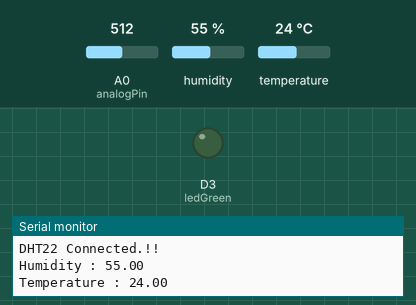
Bench run of a sketch on a simulated ESP8266 (NodeMCU). Parts: output pins drawn as LEDs (lit = HIGH), the last lines printed to the serial monitor. Inputs (shaded band) come from the test bench; at power-on: temperature 24 °C, A0 (analogPin) = 512, humidity 55 %. WiFi joins after 1.5 s; servers stay silent unless stated; not simulated (calls return 0 or success): WiFiClientSecureAxTLS.h.

Above: at 3.0 s.
3.1 s: temperature set to 29.5 °C
7.3 s: temperature set to 30.8 °C
At 11.0 s:
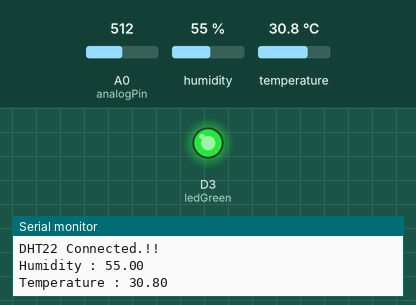
11.3 s: temperature set to 12 °C
At 14.8 s:
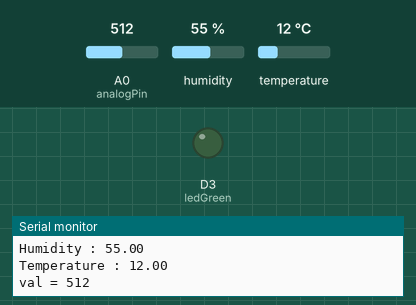
15.3 s: temperature set to 33 °C
At 18.3 s:
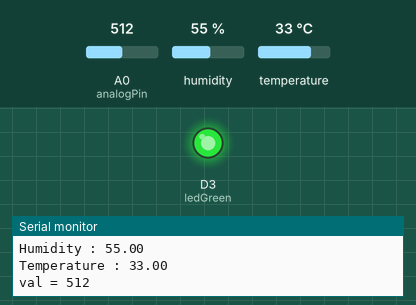
Timing chart, 0 to 19.8 s (numbered marks = the images above; inputs shaded):
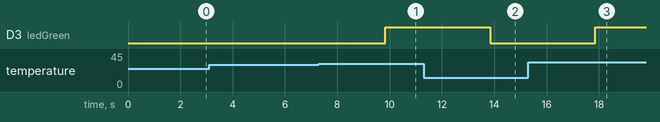

Measured:
- the behaviour switches between 30 and 30.1 °C on temperature (found by bisection; images 0 and 1)
- after the input at 7.3 s, D3 (ledGreen): LOW → HIGH after 2.5 s
- after the input at 11.3 s, D3 (ledGreen): HIGH → LOW after 2.5 s
- after the input at 15.3 s, D3 (ledGreen): LOW → HIGH after 2.6 s

The sketch:

Blynk_Linenotify_DHT_Soil_Moisture_Sensor.ino
```cpp
#define BLYNK_PRINT Serial
#include <ESP8266WiFi.h>
#include <BlynkSimpleEsp8266.h>
#include "DHT.h"
void Line_Notify(String message) ;
#include <WiFiClientSecureAxTLS.h>
char auth[] = "******token blynk*******";
char ssid[] = "*******user wifi****";
char pass[] = "********password wifi **********";

// Line config
#define LINE_TOKEN "****** line token *********"

#define DHTTYPE DHT22
#define DHTPIN D2
DHT dht(DHTPIN, DHTTYPE);

String message = "พบความชื้นในข้าว"; // ArduinoIDE เวอร์ชั่นใหม่ ๆ ใส่ภาษาไทยลงไปได้เลย

WidgetLCD lcd(V2);
BlynkTimer timer;

int ledPin = D0;
int ledPin3 = D1;
int analogPin = A0; //ประกาศตัวแปร ให้ analogPin แทนขา analog ขาที่5
int val = 0;
#define ledGreen D3

void setup() {

 // Debug console
  Serial.begin(9600);

  Blynk.begin(auth,ssid,pass);
  //Blynk.begin(auth, ssid, pass, "prakitblog.com", 8181);

  dht.begin();
  pinMode(ledGreen,OUTPUT);

  // Setup a function to be called every second
  timer.setInterval(2000L, soil);
  timer.setInterval(1000L, sendSensor);

}

void loop() {
  Blynk.run();
  timer.run();
}

void soil()
{
  lcd.clear(); //Use it to clear the LCD Widget
  lcd.print(0, 0, "soil moisture is");

  val = analogRead(analogPin);  //อ่านค่าสัญญาณ analog ขา5 ที่ต่อกับ Soil Moisture Sensor Module v1
  Serial.print("val = "); // พิมพ์ข้อมความส่งเข้าคอมพิวเตอร์ "val = "
  Serial.println(val); // พิมพ์ค่าของตัวแปร val
  if (val > 500) {
    //แห้ง
    lcd.print(7, 1, val);
    //Blynk.notify("แห้ง");
  }
  else {
    //ชื้น
    lcd.print(7, 1, val);
    Blynk.notify("พบความชื้นรอบๆบริเวณ");
    Line_Notify(message);
  }
  delay(1000);
}


void Line_Notify(String message) {
  axTLS::WiFiClientSecure client; // กรณีขึ้น Error ให้ลบ axTLS:: ข้างหน้าทิ้ง

  if (!client.connect("notify-api.line.me", 443)) {
    Serial.println("connection failed");
    return;
  }

  String req = "";
  req += "POST /api/notify HTTP/1.1\r\n";
  req += "Host: notify-api.line.me\r\n";
  req += "Authorization: Bearer " + String(LINE_TOKEN) + "\r\n";
  req += "Cache-Control: no-cache\r\n";
  req += "User-Agent: ESP8266\r\n";
  req += "Connection: close\r\n";
  req += "Content-Type: application/x-www-form-urlencoded\r\n";
  req += "Content-Length: " + String(String("message=" + message).length()) + "\r\n";
  req += "\r\n";
  req += "message=" + message;
  // Serial.println(req);
  client.print(req);

  delay(1000);

  // Serial.println("-------------");
  while(client.connected()) {
    String line = client.readStringUntil('\n');
    if (line == "\r") {
      break;
    }
    //Serial.println(line);
  }
  // Serial.println("-------------");
}

void sendSensor()
{
  float h = dht.readHumidity();
  float t = dht.readTemperature(); // or dht.readTemperature(true) for Fahrenheit

  if (isnan(h) || isnan(t)) {
    Serial.println("Failed to read from DHT sensor!");
    return;
  }else{
    Serial.println("DHT22 Connected.!!");
    Serial.print("Humidity : ");
    Serial.println(h);
    Serial.print("Temperature : ");
    Serial.println(t);
    delay(1000);
    }
  // You can send any value at any time.
  // Please don't send more that 10 values per second.
  Blynk.virtualWrite(V5, h);
  Blynk.virtualWrite(V6, t);
  if(t>30){
  digitalWrite(ledGreen,HIGH);
  //delay(1000);
  }
  else{
  digitalWrite(ledGreen,LOW);
  //delay(1000);
  }
}
```
